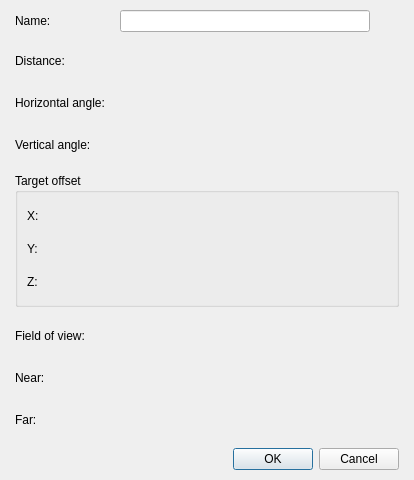
<?xml version="1.0" encoding="UTF-8"?>
<ui version="4.0">
 <class>DialogSystemCameraProperties</class>
 <widget class="QDialog" name="DialogSystemCameraProperties">
  <property name="geometry">
   <rect>
    <x>0</x>
    <y>0</y>
    <width>414</width>
    <height>460</height>
   </rect>
  </property>
  <property name="windowTitle">
   <string>Set camera properties...</string>
  </property>
  <layout class="QGridLayout" name="gridLayout_5">
   <property name="leftMargin">
    <number>15</number>
   </property>
   <property name="topMargin">
    <number>10</number>
   </property>
   <property name="rightMargin">
    <number>15</number>
   </property>
   <property name="bottomMargin">
    <number>10</number>
   </property>
   <item row="0" column="0">
    <layout class="QVBoxLayout" name="verticalLayout_2" stretch="1,0">
     <property name="spacing">
      <number>15</number>
     </property>
     <item>
      <layout class="QVBoxLayout" name="verticalLayout">
       <item>
        <layout class="QGridLayout" name="gridLayout_3">
         <item row="0" column="0">
          <widget class="QLabel" name="label_10">
           <property name="text">
            <string>Name:</string>
           </property>
          </widget>
         </item>
         <item row="0" column="1">
          <widget class="QLineEdit" name="lineEditName"/>
         </item>
         <item row="0" column="2" rowspan="4">
          <spacer name="horizontalSpacer">
           <property name="orientation">
            <enum>Qt::Horizontal</enum>
           </property>
           <property name="sizeHint" stdset="0">
            <size>
             <width>28</width>
             <height>148</height>
            </size>
           </property>
          </spacer>
         </item>
         <item row="1" column="0">
          <widget class="QLabel" name="label">
           <property name="text">
            <string>Distance:</string>
           </property>
          </widget>
         </item>
         <item row="1" column="1">
          <widget class="PanelPrimitiveValue" name="panelPrimitiveDistance" native="true">
           <property name="minimumSize">
            <size>
             <width>250</width>
             <height>27</height>
            </size>
           </property>
           <property name="maximumSize">
            <size>
             <width>250</width>
             <height>27</height>
            </size>
           </property>
          </widget>
         </item>
         <item row="2" column="0">
          <widget class="QLabel" name="label_2">
           <property name="text">
            <string>Horizontal angle:</string>
           </property>
          </widget>
         </item>
         <item row="2" column="1">
          <widget class="PanelPrimitiveValue" name="panelPrimitiveHorizontalAngle" native="true">
           <property name="minimumSize">
            <size>
             <width>250</width>
             <height>27</height>
            </size>
           </property>
           <property name="maximumSize">
            <size>
             <width>250</width>
             <height>27</height>
            </size>
           </property>
          </widget>
         </item>
         <item row="3" column="0">
          <widget class="QLabel" name="label_3">
           <property name="text">
            <string>Vertical angle:</string>
           </property>
          </widget>
         </item>
         <item row="3" column="1">
          <widget class="PanelPrimitiveValue" name="panelPrimitiveVerticalAngle" native="true">
           <property name="minimumSize">
            <size>
             <width>250</width>
             <height>27</height>
            </size>
           </property>
           <property name="maximumSize">
            <size>
             <width>250</width>
             <height>27</height>
            </size>
           </property>
          </widget>
         </item>
        </layout>
       </item>
       <item>
        <widget class="QGroupBox" name="groupBox">
         <property name="title">
          <string>Target offset</string>
         </property>
         <layout class="QGridLayout" name="gridLayout_2">
          <item row="0" column="0">
           <layout class="QGridLayout" name="gridLayout" rowstretch="0,0,1">
            <item row="0" column="0">
             <widget class="QLabel" name="label_4">
              <property name="text">
               <string>X:</string>
              </property>
             </widget>
            </item>
            <item row="0" column="1">
             <widget class="PanelPrimitiveValue" name="panelPrimitiveTargetOffsetX" native="true">
              <property name="minimumSize">
               <size>
                <width>250</width>
                <height>27</height>
               </size>
              </property>
              <property name="maximumSize">
               <size>
                <width>250</width>
                <height>27</height>
               </size>
              </property>
             </widget>
            </item>
            <item row="0" column="2" rowspan="3">
             <spacer name="horizontalSpacer_2">
              <property name="orientation">
               <enum>Qt::Horizontal</enum>
              </property>
              <property name="sizeHint" stdset="0">
               <size>
                <width>68</width>
                <height>78</height>
               </size>
              </property>
             </spacer>
            </item>
            <item row="1" column="0">
             <widget class="QLabel" name="label_5">
              <property name="text">
               <string>Y:</string>
              </property>
             </widget>
            </item>
            <item row="1" column="1">
             <widget class="PanelPrimitiveValue" name="panelPrimitiveTargetOffsetY" native="true">
              <property name="minimumSize">
               <size>
                <width>250</width>
                <height>27</height>
               </size>
              </property>
              <property name="maximumSize">
               <size>
                <width>250</width>
                <height>27</height>
               </size>
              </property>
             </widget>
            </item>
            <item row="2" column="0">
             <widget class="QLabel" name="label_6">
              <property name="text">
               <string>Z:</string>
              </property>
             </widget>
            </item>
            <item row="2" column="1">
             <widget class="PanelPrimitiveValue" name="panelPrimitiveTargetOffsetZ" native="true">
              <property name="minimumSize">
               <size>
                <width>250</width>
                <height>27</height>
               </size>
              </property>
              <property name="maximumSize">
               <size>
                <width>250</width>
                <height>27</height>
               </size>
              </property>
             </widget>
            </item>
           </layout>
          </item>
         </layout>
        </widget>
       </item>
       <item>
        <layout class="QGridLayout" name="gridLayout_4">
         <item row="0" column="0">
          <widget class="QLabel" name="label_7">
           <property name="text">
            <string>Field of view:</string>
           </property>
          </widget>
         </item>
         <item row="0" column="1">
          <widget class="PanelPrimitiveValue" name="panelPrimitiveFOV" native="true">
           <property name="minimumSize">
            <size>
             <width>250</width>
             <height>27</height>
            </size>
           </property>
           <property name="maximumSize">
            <size>
             <width>250</width>
             <height>27</height>
            </size>
           </property>
          </widget>
         </item>
         <item row="0" column="2" rowspan="3">
          <spacer name="horizontalSpacer_3">
           <property name="orientation">
            <enum>Qt::Horizontal</enum>
           </property>
           <property name="sizeHint" stdset="0">
            <size>
             <width>48</width>
             <height>88</height>
            </size>
           </property>
          </spacer>
         </item>
         <item row="1" column="0">
          <widget class="QLabel" name="label_8">
           <property name="text">
            <string>Near:</string>
           </property>
          </widget>
         </item>
         <item row="1" column="1">
          <widget class="PanelPrimitiveValue" name="panelPrimitiveNear" native="true">
           <property name="minimumSize">
            <size>
             <width>250</width>
             <height>27</height>
            </size>
           </property>
           <property name="maximumSize">
            <size>
             <width>250</width>
             <height>27</height>
            </size>
           </property>
          </widget>
         </item>
         <item row="2" column="0">
          <widget class="QLabel" name="label_9">
           <property name="text">
            <string>Far:</string>
           </property>
          </widget>
         </item>
         <item row="2" column="1">
          <widget class="PanelPrimitiveValue" name="panelPrimitiveFar" native="true">
           <property name="minimumSize">
            <size>
             <width>250</width>
             <height>27</height>
            </size>
           </property>
           <property name="maximumSize">
            <size>
             <width>250</width>
             <height>27</height>
            </size>
           </property>
          </widget>
         </item>
        </layout>
       </item>
      </layout>
     </item>
     <item>
      <widget class="QDialogButtonBox" name="buttonBox">
       <property name="orientation">
        <enum>Qt::Horizontal</enum>
       </property>
       <property name="standardButtons">
        <set>QDialogButtonBox::Cancel|QDialogButtonBox::Ok</set>
       </property>
      </widget>
     </item>
    </layout>
   </item>
  </layout>
 </widget>
 <customwidgets>
  <customwidget>
   <class>PanelPrimitiveValue</class>
   <extends>QWidget</extends>
   <header>panelprimitivevalue.h</header>
   <container>1</container>
  </customwidget>
 </customwidgets>
 <resources/>
 <connections>
  <connection>
   <sender>buttonBox</sender>
   <signal>accepted()</signal>
   <receiver>DialogSystemCameraProperties</receiver>
   <slot>accept()</slot>
   <hints>
    <hint type="sourcelabel">
     <x>248</x>
     <y>254</y>
    </hint>
    <hint type="destinationlabel">
     <x>157</x>
     <y>274</y>
    </hint>
   </hints>
  </connection>
  <connection>
   <sender>buttonBox</sender>
   <signal>rejected()</signal>
   <receiver>DialogSystemCameraProperties</receiver>
   <slot>reject()</slot>
   <hints>
    <hint type="sourcelabel">
     <x>316</x>
     <y>260</y>
    </hint>
    <hint type="destinationlabel">
     <x>286</x>
     <y>274</y>
    </hint>
   </hints>
  </connection>
 </connections>
</ui>
